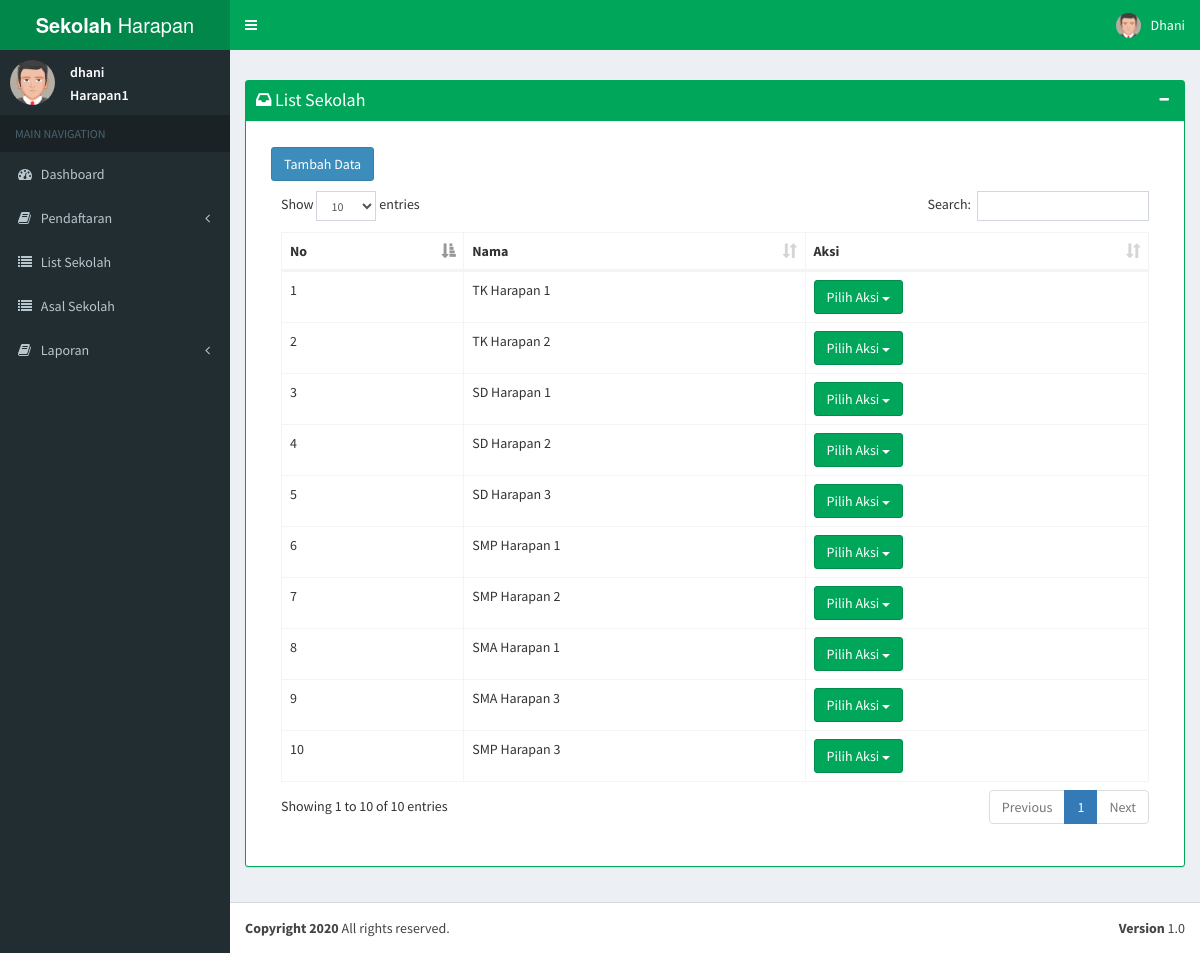
The app's page /admin/harapan1/home.php?page=sekolah/sekolah.php (signed in) with its own data.
### tables this page shows
CREATE TABLE IF NOT EXISTS `sekolah` (
  `id_sekolah` int(6) NOT NULL AUTO_INCREMENT,
  `nama_sekolah` varchar(50) NOT NULL,
  `tingpen` varchar(50) NOT NULL,
  `uang_daftar` int(100) NOT NULL,
  `uang_pangkal` int(100) NOT NULL,
  `uang_sekolah` int(100) NOT NULL,
  `uang_sarana` int(100) NOT NULL,
  PRIMARY KEY (`id_sekolah`)
);

### admin/harapan1/include/sekolah/sekolah.php (the view, shortened to what this page needs)
<div class="row">
  <div class="col-md-12">
    <div class="box box-success box-solid">
      <div class="box-header with-border">
        <h3 class="box-title">
          <i class="fa fa-inbox"></i> List Sekolah
        </h3>
        <div class="box-tools pull-right">
          <button class="btn btn-box-tool" data-widget="collapse"><i class="fa fa-minus"></i></button>
        </div>
      </div>
      <div class="box-body">
        <section class="content">
          <div class="row">
            <div class="col-md-12">
                <a href="?page=sekolah/form.php">
                  <button type="submit" class="btn btn-primary tambah">Tambah Data</button>
                </a>
              <div class="box-body">
                <table id="example1" class="table table-bordered table-hover">
                  <thead>
                    <tr>
                      <th>No</th>
                      <th>Nama</th>
                      <th>Aksi</th>
                    </tr>
                  </thead>
                  <tbody>
                    <?php
                      include 'include/config.php';
                      $sql = "SELECT * FROM sekolah";
                      $query = mysqli_query($db, $sql);
                      $no = 1;
                      while ($ambil = mysqli_fetch_array($query, MYSQLI_ASSOC)) {
                        $tingpen = $ambil['tingpen'];
                    ?>
                    <tr>
                      <td><?php echo $no++; ?></td>
                      <td><?php echo $tingpen; ?></td>
                      <td>
                        <div class="dropdown">
                          <button id="dLabel" class="btn btn-success" type="button" data-toggle="dropdown" aria-haspopup="true" aria-expanded="false">
                            Pilih Aksi
                            <span class="caret"></span>
                          </button>
                        </div>
                      </td>
                    </tr>
                    <?php
                      }
                    ?>
                  </tbody>
                </table>
              </div>
            </div>
          </div>
        </section>
      </div>
    </div>
  </div>
</div>

### admin/harapan1/home.php (shortened to what this page needs)
<?php
  $username = $_SESSION['username'];
  $status_user = $_SESSION['status_user'];
?>
<!DOCTYPE html>
<html>
  <head><meta http-equiv="Content-Type" content="text/html; charset=utf-8">
    <link rel="stylesheet" href="bootstrap/css/bootstrap.min.css">
    <link rel="stylesheet" href="plugins/font-awesome-4.4.0/css/font-awesome.min.css">
    <link rel="stylesheet" href="plugins/select2/select2.min.css">
    <link rel="stylesheet" href="dist/css/AdminLTE.min.css">
    <link rel="stylesheet" href="dist/css/skins/_all-skins.min.css">
    <link rel="stylesheet" href="plugins/datepicker/datepicker3.css">
    <link rel="stylesheet" type="text/css" href="plugins/datatables/dataTables.bootstrap.css">
  </head>
  <body class="hold-transition skin-green sidebar-mini">
    <div class="wrapper">
      <?php
        include 'include/header.php';
        include 'include/menu.php';
      ?>
      <div class="content-wrapper">
        <section class="content-header">
        </section>
        <section class="content">
          <?php
            if ($_GET) {
              $page = $_GET['page'];
              include 'include/'.$page;
            } else {
              include 'include/content.php';
            }
          ?>
        </section>
      </div>
      <?php
        require 'include/footer.php';
      ?>
    </div>
  </body>
</html>

### admin/harapan1/include/header.php (shortened to what this page needs)
<header class="main-header">
  <a href="index2.html" class="logo">
    <span class="logo-lg"><b>Sekolah</b> Harapan</span>
  </a>
  <nav class="navbar navbar-static-top" role="navigation">
    <a href="#" class="sidebar-toggle" data-toggle="offcanvas" role="button">
    </a>
    <div class="navbar-custom-menu">
      <ul class="nav navbar-nav">
        <li class="dropdown user user-menu">
          <a href="#" class="dropdown-toggle" data-toggle="dropdown">
            <img src="dist/img/avatar5.png" class="user-image" alt="User Image">
            <span class="hidden-xs text-capitalize"><?php echo $username; ?></span>
          </a>
        </li>
      </ul>
    </div>
  </nav>
</header>

### admin/harapan1/include/menu.php (shortened to what this page needs)
<aside class="main-sidebar">
       <section class="sidebar">
         <div class="user-panel">
           <div class="pull-left image">
             <img src="dist/img/avatar5.png" class="img-circle" alt="User Image">
           </div>
           <div class="pull-left info">
             <p><?php echo $username ?></p>
             <p class="text-capitalize"><?php echo $status_user; ?></p>
           </div>
         </div>
         <ul class="sidebar-menu">
           <li class="header">MAIN NAVIGATION</li>
           <li>
             <a href="home.php">
               <i class="fa fa-dashboard"></i> <span>Dashboard</span>
             </a>
           </li>
           <li class="treeview">
             <a href="#">
               <i class="fa fa-book"></i> <span>Pendaftaran</span> <i class="fa fa-angle-left pull-right"></i>
             </a>
           </li>
           <li class="treeview">
             <a href="?page=sekolah/sekolah.php">
               <i class="fa fa-list"></i> <span>List Sekolah</span>
             </a>
           </li>
           <li class="treeview">
             <a href="?page=asal_sekolah/sekolah.php">
               <i class="fa fa-list"></i> <span>Asal Sekolah</span>
             </a>
           </li>
            <li class="treeview">
             <a href="#">
               <i class="fa fa-book"></i> <span>Laporan</span> <i class="fa fa-angle-left pull-right"></i>
             </a>
           </li></ul>
       </section>
     </aside>

### admin/harapan1/include/footer.php
<footer class="main-footer">
  <div class="pull-right hidden-xs">
    <b>Version</b> 1.0
  </div>
  <strong>Copyright 2020</strong> All rights reserved.
</footer>

### records on screen
sekolah: tingpen "TK Harapan 1"
sekolah: tingpen "TK Harapan 2"
sekolah: tingpen "SD Harapan 1"
sekolah: tingpen "SD Harapan 2"
sekolah: tingpen "SD Harapan 3"
sekolah: tingpen "SMP Harapan 1"
sekolah: tingpen "SMP Harapan 2"
sekolah: tingpen "SMA Harapan 1"
sekolah: tingpen "SMA Harapan 3"
sekolah: tingpen "SMP Harapan 3"

### other values on screen
$username "Dhani"
$username "dhani"
$status_user "Harapan1"
